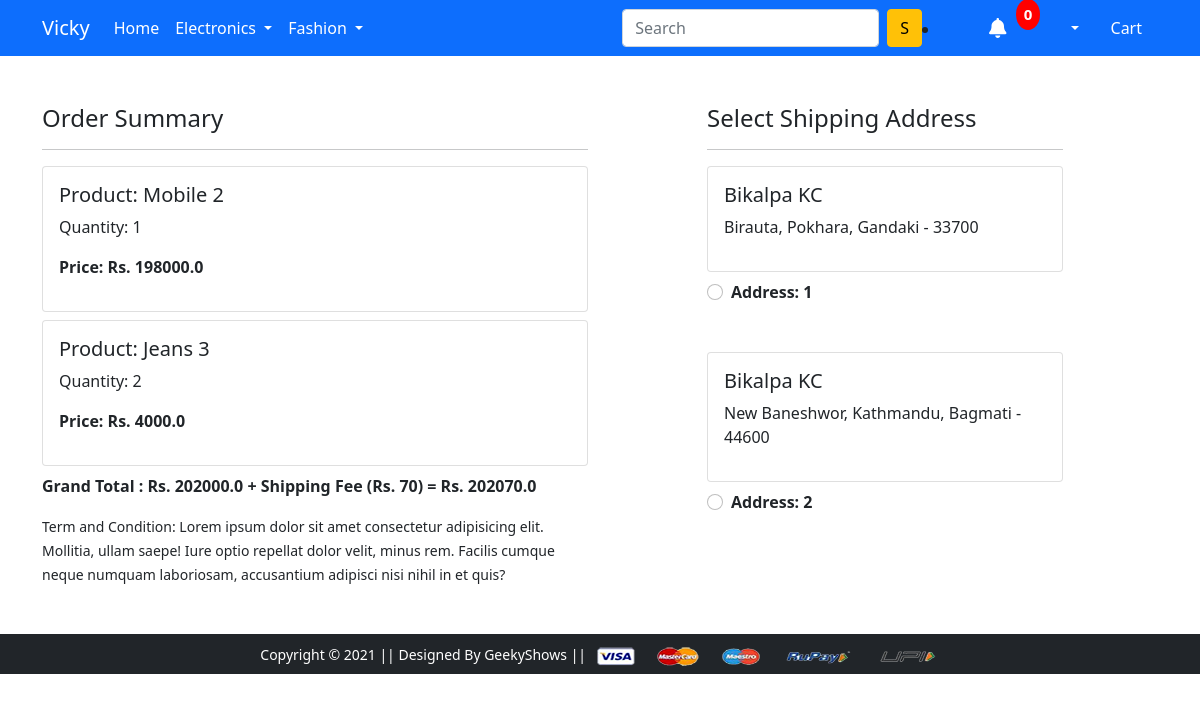
Screenshot of /checkout/ (signed in) with the database file from the repository.
### app/models.py (models this page shows, shortened)
class Cart(models.Model):
    user=models.ForeignKey(User, on_delete=models.CASCADE)
    product=models.ForeignKey(Product, on_delete=models.CASCADE)
    quantity=models.PositiveIntegerField(default=1)
    @property
    def total_cost_of_each_product(self):
        return self.quantity * self.product.discounted_price

class Product(models.Model):
    title=models.CharField(max_length=100)
    selling_price=models.FloatField()
    discounted_price=models.FloatField()
    description=models.TextField()
    brand=models.CharField(max_length=100)
    category=models.CharField(choices=CATEGORY_CHOICES, max_length=2)
    product_image=models.ImageField(upload_to='productimg')

class Customer(models.Model):
    user=models.ForeignKey(User, on_delete=models.CASCADE)
    name=models.CharField(max_length=200)
    locality=models.CharField(max_length=200)
    city=models.CharField(max_length=50)
    zipcode=models.IntegerField()
    state=models.CharField(choices=STATE_CHOICES, max_length=50)

### app/views.py (the view)
# urls.py: path('checkout/', views.checkout, name='checkout'),
@login_required(login_url='/accounts/login/')
def checkout(request):
 user=request.user
 cart_items=Cart.objects.filter(user=user)
 customer_details=Customer.objects.filter(user=user)
 total_amount=0
 shipping_charge=70
 grand_total_amount=0
 for item in cart_items:
  total_amount = total_amount + (item.product.discounted_price * item.quantity)
  shipping_charge=70
 grand_total_amount=total_amount+shipping_charge
 return render(request, 'app/checkout.html', {'cart_items': cart_items, 'customer_details': customer_details, 'total_amount': total_amount, 'shipping_charge': shipping_charge, 'grand_total_amount': grand_total_amount, 'paypal_client_id': settings.PAYPAL_CLIENT_ID})

### app/templates/app/checkout.html (shortened to what this page needs)
{% extends 'app/base.html' %}
{% load static %}
{% block main-content %}
<div class="container">
  <div class="row mt-5">
    <div class="col-sm-6">
      <h4>Order Summary</h4>
      <hr>
      {% for item in cart_items %}
      <div class="card mb-2">
        <div class="card-body">
          <h5>Product: {{item.product.title}}</h5>
          <p>Quantity: {{item.quantity}}</p>
          <p class="fw-bold">Price: Rs. {{item.total_cost_of_each_product}}</p>
        </div>
      </div>
      {% endfor %}
      <p class="fw-bold">Grand Total : Rs. {{total_amount}} + Shipping Fee (Rs. 70) = Rs. {{grand_total_amount}}</p>
      <small>Term and Condition: Lorem ipsum dolor sit amet consectetur adipisicing elit. Mollitia, ullam saepe! Iure
        optio repellat dolor velit, minus rem. Facilis cumque neque numquam laboriosam, accusantium adipisci nisi nihil
        in et quis?</small>
    </div>
    <div class="col-sm-4 offset-sm-1">
      <h4>Select Shipping Address</h4>
      <hr>
      <form action="/payment-done" id="checkout-form">
        {% for info in customer_details %}
        <div class="card">
          <div class="card-body">
            <h5>{{info.name}}</h5>
            <p>{{info.locality}}, {{info.city}}, {{info.state}} - {{info.zipcode}}</p>
          </div>
        </div>
        <div class="form-check mt-2 mb-5">
          <input class="form-check-input" type="radio" name="customer_id" id="customer_id{{forloop.counter}}"
            value="{{info.id}}">
          <label class="form-check-label fw-bold" for="customer_id{{forloop.counter}}">
            Address: {{forloop.counter}} </label>
        </div>
        {% endfor %}
      </form>
    </div>
  </div>
</div>
{% endblock main-content %}

### rows the page displays
Cart: product "Mobile 2", quantity "1", total_cost_of_each_product "198000.0"
Cart: product "Jeans 3", quantity "2", total_cost_of_each_product "4000.0"
Customer: name "Bikalpa KC", locality "Birauta", city "Pokhara", state "Gandaki", zipcode "33700"
Customer: name "Bikalpa KC", locality "New Baneshwor", city "Kathmandu", state "Bagmati", zipcode "44600"

### other values shown
{{ total_amount }} "202000.0"
{{ grand_total_amount }} "202070.0"
